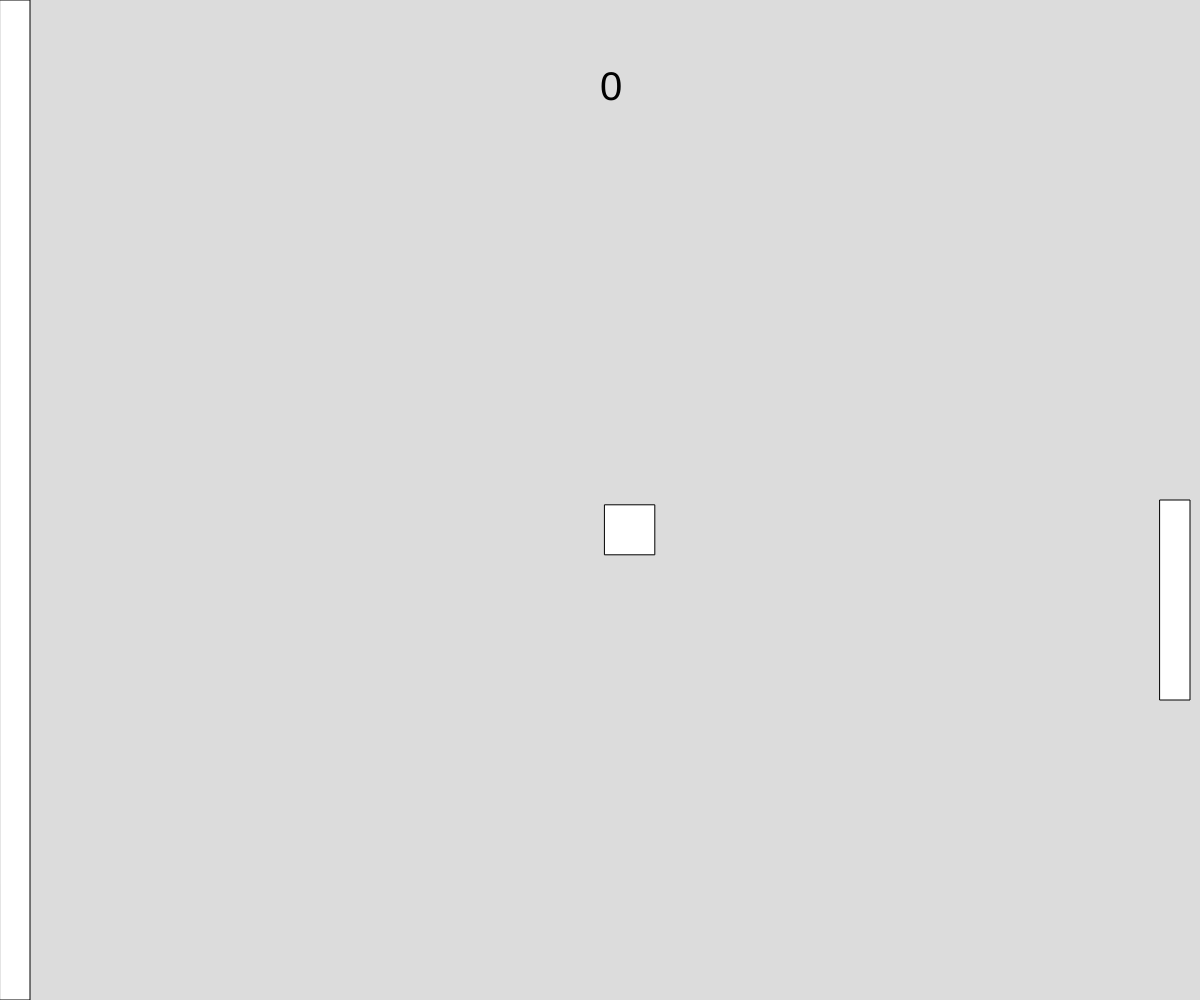
Frame 1 (no input)
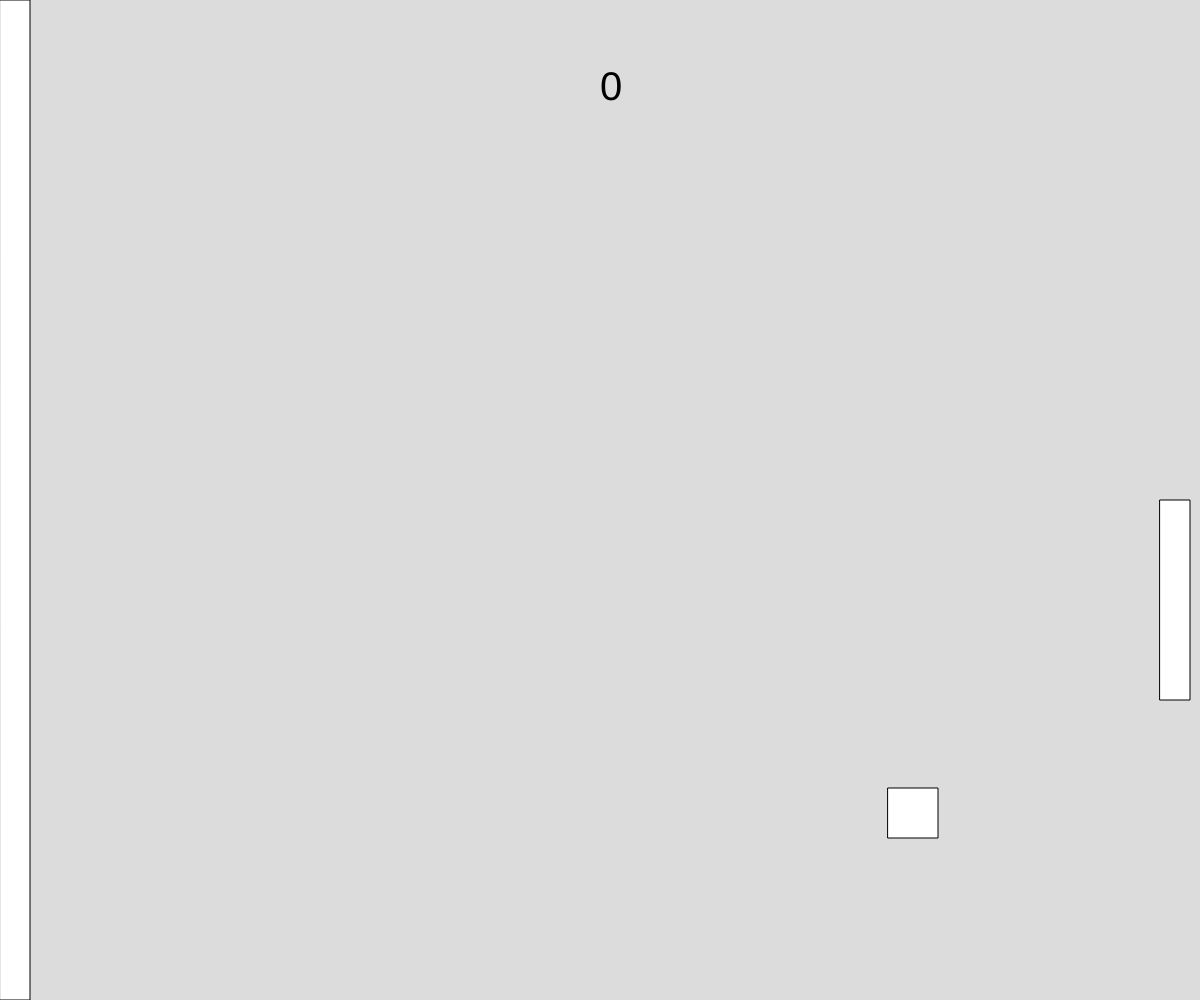
Frame 60 (no input)
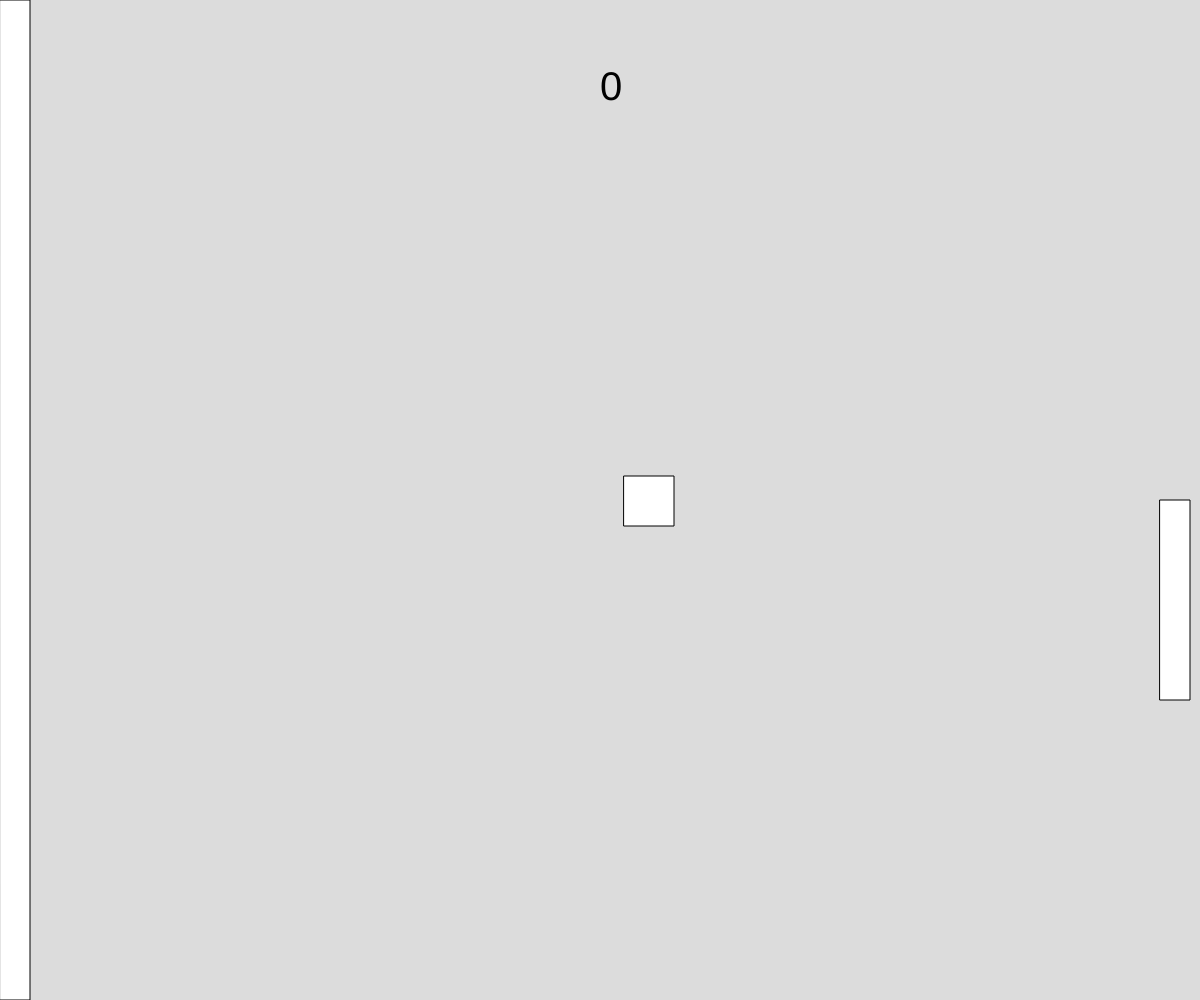
Frame 120 (the mouse pressed at the canvas centre since frame 60)

The p5.js sketch that drew these frames (run headless with seeded random() and noise() and a simulated clock; from frame 60 on, the mouse is pressed at the canvas centre):

// p5.js sketch
// ── sketch.js
var ball
var player
var enemy
var score

function setup() {
    //Create Canvas
    createCanvas(windowWidth, windowHeight)

    //Create Elements
    ball = new Ball()
    player = new Player()
    enemy = new Enemy()
    score = new Score()
}

function draw() {
    //Draw Background
    background(220);

    //Update Elements
    ball.update()
    enemy.update()
    player.update()
    score.update()

    //Up arrow or W pressed
    if (keyIsDown(38) || keyIsDown(87)) {
        player.up()
    }

    //Down Arrow or S pressed
    if (keyIsDown(40) || keyIsDown(83)) {
        player.down()
    }

    //Totally not an autoplayer :D
    if (keyIsDown(187)) {
      //Ball Above Player
      if (ball.y + ball.size/2 < player.y + player.height/2) {
        player.up()
      }

      //Ball Below Player
      if (ball.y + ball.size/2 > player.y + player.height/2) {
        player.down()
      }
    }

    //Player and Ball Collision
    if (ball.x + ball.size >= player.x && ball.x <= player.x + player.width && ball.y >= player.y && ball.y <= player.y + player.height && ball.xvel == ball.speed) {
        ball.bouncex()
    }

    //Player Collision With Enemy
    if (ball.x <= enemy.width) {
        ball.bouncex()
        score.add()
    }

    //Player Dies
    if (ball.x >= windowWidth - ball.size) {
        ball.reset()
        score.reset()
    }

    //Ball and floor collision
    if (ball.y >= windowHeight - ball.size) {
        ball.bouncey()
    }

    //Ball and ceiling collision
    if (ball.y <= 0) {
        ball.bouncey()
    }
}

//Resize Elements when Window is Resized
function windowResized() {
    resizeCanvas(windowWidth, windowHeight)
    enemy.resize()
    score.resize()
    player.resize()

}

// ── ball.js
class Ball {
    constructor() {
        //Creates Vaiables
        this.x = windowWidth / 2
        this.y = windowHeight / 2
        this.size = windowHeight / 20
        this.speed = windowWidth / 250
        this.xvel = this.speed
        this.yvel = this.speed
    }

    update() {
        //Draws Ball
        this.x += this.xvel
        this.y += this.yvel
        rect(this.x, this.y, this.size, this.size);
    }

    //Resets to Default Position
    reset() {
        this.x = windowWidth / 2
        this.y = windowHeight / 2
        this.xvel = this.speed
    }

    //Bounces X of Ball
    bouncex() {
        this.xvel = -this.xvel
        this.xvel = this.xvel + windowWidth / 1000
    }

    //Bounces Y of Ball
    bouncey() {
        this.yvel = -this.yvel
    }

    //Resizes Element
    resize() {
        this.x = windowWidth / 2
        this.y = windowHeight / 2
        this.size = windowHeight / 20
        this.speed = windowWidth / 500
    }
}

// ── enemy.js
class Enemy {
    constructor() {
        //Creates Variables
        this.x = 0
        this.y = 0
        this.width = windowWidth / 40
        this.height = windowHeight
    }

    update() {
        //Draws Enemy
        rect(this.x, this.y, this.width, this.height)
    }

    //Resized Element
    resize() {
        this.width = windowWidth / 40
        this.height = windowHeight
    }
}

// ── player.js
class Player {
    constructor() {
        //Creates Variables
        this.x = windowWidth - (windowWidth / 40) - 10
        this.y = windowHeight / 2
        this.width = windowWidth / 40
        this.height = windowHeight / 5
        this.speed = windowWidth / 100
    }

    update() {
        //If above screen
        if (this.y <= 0) {
            this.y = 0
        }

        //If below screen
        if (this.y >= windowHeight - this.height) {
            this.y = windowHeight - this.height
        }

        //Draws Player
        rect(this.x, this.y, this.width, this.height)
    }

    //Moves Player Up
    up() {
        this.y -= this.speed
    }

    //Moves Player Down
    down() {
        this.y += this.speed
    }

    //Resizes Element
    resize() {
        this.x = windowWidth - (windowWidth / 40) - 10
        this.y = windowHeight / 2
        this.width = windowWidth / 40
        this.height = windowHeight / 5
        this.speed = windowWidth / 500
    }
}

// ── score.js
class Score {
    constructor() {
        //Creates Variables
        this.score = 0
        this.x = windowWidth / 2
        this.y = windowHeight / 10
        this.size = 40
    }

    //Write score to screen on Update
    update() {
        textSize(this.size)
        text(this.score.toString(), this.x, this.y)
    }

    //Add Score
    add() {
        this.score++
    }

    //Reset Score
    reset() {
        this.score = 0
    }

    //Resize Element
    resize() {
        this.x = windowWidth / 2
        this.y = windowHeight / 10
    }
}
